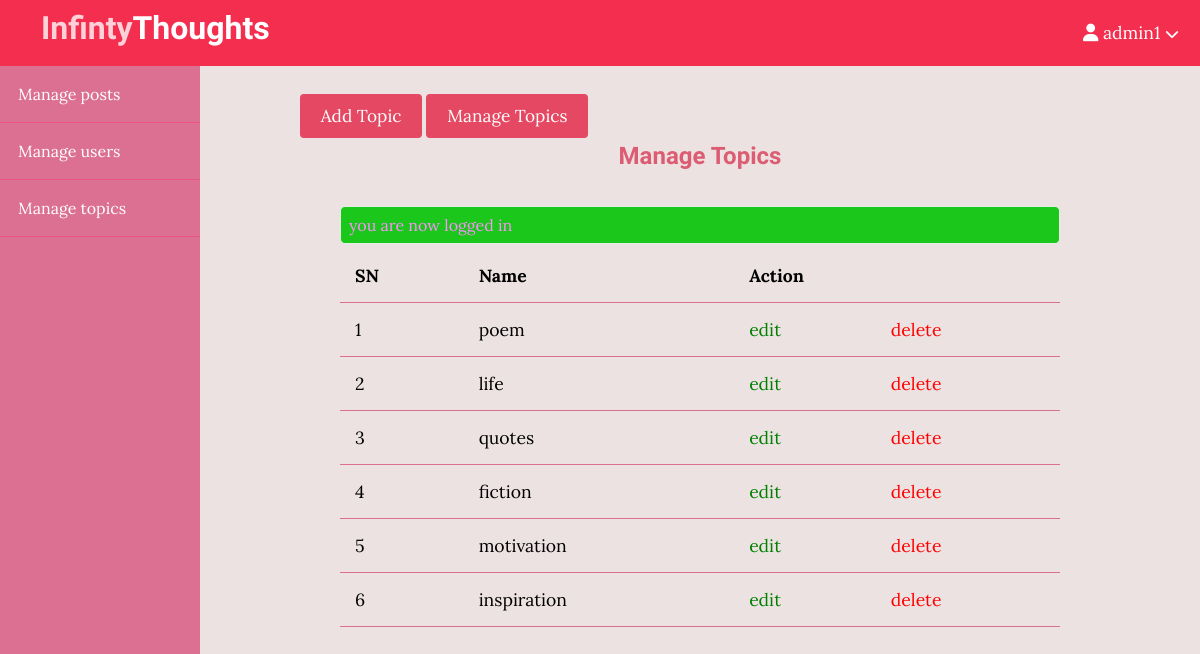
Page /blog/admin/topics/index.php (signed in) on the committed database.
### tables this page shows
CREATE TABLE `topics` (
  `id` int(11) NOT NULL,
  `name` varchar(100) NOT NULL,
  `description` text NOT NULL
);

### blog/app/controllers/topics.php (called while the page is built, shortened)
<?php
include(ROOT_PATH . "/app/database/db.php");
$table='topics';
$topics = selectAll($table);
 ?>

### blog/app/database/db.php (called while the page is built, shortened)
<?php
require('connect.php');
function selectAll($table ,$conditions=[])
{
global $conn;
$sql = "SELECT * FROM $table";
if(empty($conditions))
 {
        $stnt = $conn->prepare($sql);
        $stnt->execute();
        $records = $stnt->get_result()->fetch_all(MYSQLI_ASSOC);
        return $records;
}
}

### blog/admin/topics/index.php (the view, shortened to what this page needs)
<?php include(ROOT_PATH . "/app/controllers/topics.php");
?>
<!DOCTYPE html>
<html lang="en">
<head>
    <link rel="stylesheet" href="../../assets/css/admin.css">
    <link rel="stylesheet" href="../../assets/css/style.css">
    <link rel="stylesheet" href="https://use.fontawesome.com/releases/v5.7.2/css/all.css"
>
</head>
<body>
    <?php include(ROOT_PATH . "/app/includes/adminHeader.php"); ?>
    <div class="admin-wrapper">
        <?php include(ROOT_PATH . "/app/includes/adminSidebar.php"); ?>
        <div class="admin-content">
            <div class="button-group">
                <a href="create.php" class="btn btn-big">Add Topic</a>
                <a href="index.php" class="btn btn-big">Manage Topics</a>
            </div>
            <div class="content">
                <h2 class="page-title">Manage Topics</h2>
                <?php include(ROOT_PATH . "/app/includes/messages.php"); ?>
                <table>
                    <thead>
                        <th>SN</th>
                        <th>Name</th>
                        <th colspan="3">Action</th>
                    </thead>
                    <tbody>
                        <?php foreach($topics as $key => $topic): ?>
                        <tr>
                            <td> <?php echo $key + 1; ?></td>
                            <td><?php echo $topic['name']; ?></td>
                            <td><a href="edit.php?id=<?php echo $topic['id']; ?>" class="edit">edit</a></td>
                            <td><a href="index.php?del_id=<?php echo $topic['id']; ?>" class="delete">delete</a></td>
                        </tr>
                       <?php endforeach; ?>
                    </tbody>
                </table>
            </div>
        </div>
    </div>
</body>
</html>

### blog/assets/css/admin.css (style rules this page uses)
.admin-wrapper { display: flex; height: 100%; }
.admin-wrapper .admin-content { flex:8; height: 100%; padding: 40px 100px 100px; overflow: scroll; }
.admin-content .page-title { text-align: center; margin-bottom: 1.5em; }
table { width: 100%; border-collapse: collapse; font-size: 1.1em; }
th,td { padding: 15px; text-align: left; border-bottom: 1px solid palevioletred; }
.edit { color: green; }
.delete { color: red; }

### blog/assets/css/style.css (style rules this page uses)
* { box-sizing: border-box; }
html,body { height: 100%; padding: 0px; margin:0px; background:#ece2e2; font-family: 'Lora',serif; }
h1,h2,h3,h4,h5,h6 { font-family: 'Candal',serif; color:rgb(220, 92, 114); margin: 5px; }
a { text-decoration: none; color: inherit; }
.btn { padding: .5rem 1rem; background: rgb(228, 72, 98); color: white; border: 1px solid transparant; border-radius: .25rem; font-size: 1.08em; font-family: 'Lora',serif; }
.btn-big { padding: .7rem 1.3rem; line-height: 1.3rem; }
.content { width: 90%; margin: 15px auto 30px; }

### rows in the picture
topics: name "poem"
topics: name "life"
topics: name "quotes"
topics: name "fiction"
topics: name "motivation"
topics: name "inspiration"

### other values in the picture
$_SESSION['username'] "admin1"
$_SESSION['message'] "you are now logged in"
